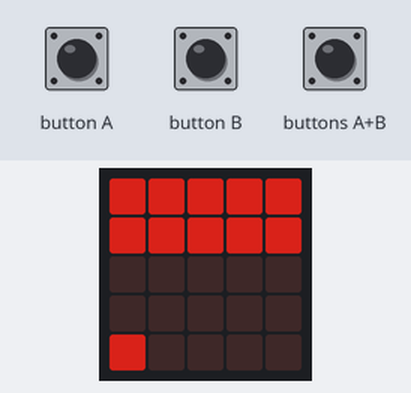
The program below on a simulated BBC micro:bit running MicroPython. Shown: the board's 5×5 LED display. The inputs (shaded band) are chosen by the test bench. Dim RGB values are drawn brighter than linear.

Above: at 1.2 s.
1.3 s: buttons A+B pressed for 0.15 s
At 2.2 s:
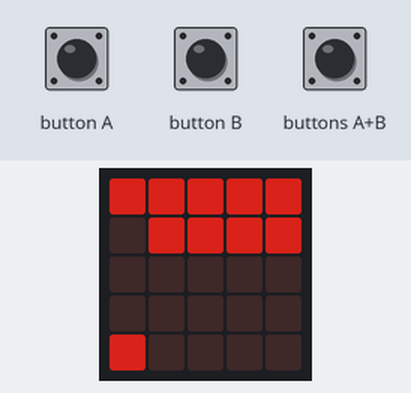
3.0 s: button B pressed for 1 s
At 4.7 s:
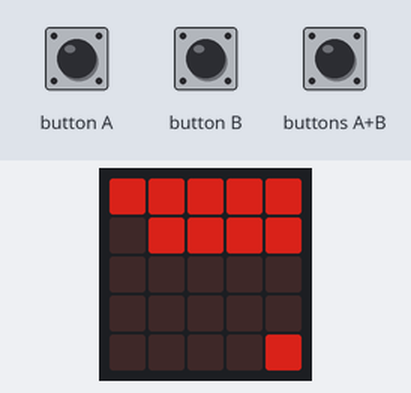
5.5 s: buttons A+B pressed for 1 s
At 7.2 s:
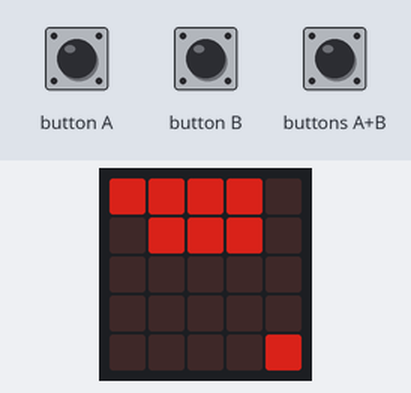
8.0 s: button A pressed for 0.15 s
At 9.3 s:
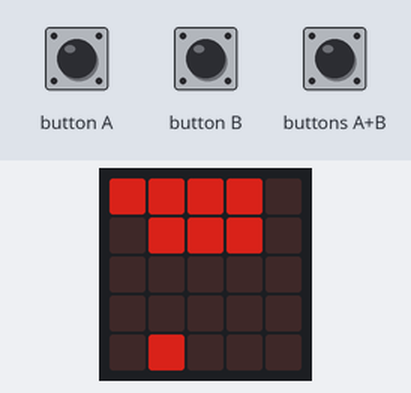
9.6 s: buttons A+B pressed for 3.2 s
At 13.6 s:
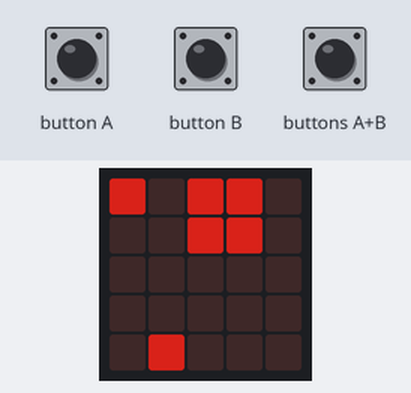
14.3 s: button B pressed for 0.15 s
At 15.3 s:
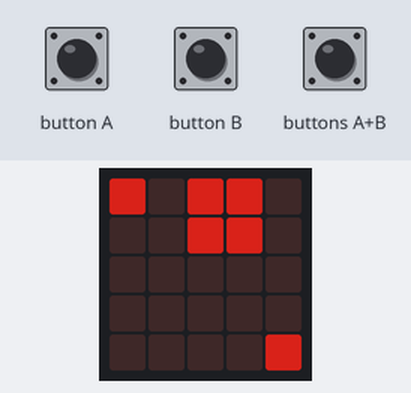

Measured:
- after the input at 1.3 s, the display: first changes after 0.11 s (image 1 shows a later state)
- after the input at 3.0 s, the display: first changes after 0.09 s (image 2 shows a later state)
- after the input at 5.5 s, the display: first changes after 0.08 s (image 3 shows a later state)
- after the input at 8.0 s, the display: first changes after 0.07 s (image 4 shows a later state)
- after the input at 9.6 s, the display: first changes after 0.09 s (image 5 shows a later state)
- after the input at 14.3 s, the display: first changes after 0.10 s (image 6 shows a later state)

The program:

space_invaders_V0.3.py
```python
# Add your Python code here. E.g.
from microbit import *
l1=00000
l2=00000
l3=00000
l4=00000
l5=00000
imagem=str(l1)+":"+str(l2)+":"+str(l3)+":"+str(l4)+":"+str(l5)
#gerador de imagem com  leds programáveis

pos=0
i=0
l=0
c=0
disparo=0;
lista_l1 = [5,5,5,5,5]
lista_l2 = [5,5,5,5,5]
interrompido=0

while True:
    display.show(Image(str(imagem)))
    l1="";
    l2="";
    l3="";
    l4="";
    l5="";

    if button_a.is_pressed() and button_b.is_pressed() and disparo == 0:
        disparo = 1
    else:
        if disparo == 0:
            if button_a.is_pressed() and int(pos) >0:
                pos = int(pos) - 1
            else:
                if button_b.is_pressed() and int(pos) <4:
                    pos = int(pos) + 1

    for l in range(5):
        for c in range(5):
            if(int(l)==1):
                if(int(c) == int(pos) and int(disparo) == 4 and
                int(lista_l2[c])==0):
                    l1 = str(l1) + "0"
                    lista_l1[c] = 0
                    interrompido = 1
                else:
                    l1 = str(l1) + str(lista_l1[c])
            if(int(l)==2):
                if(int(c) == int(pos) and int(disparo) == 3 and lista_l2[c] != 0):
                    l2 = str(l2) + "0"
                    lista_l2[c] = 0
                    interrompido = 1
                else:
                    if(int(c) == int(pos) and int(disparo) == 3 and lista_l2[c] == 0):
                        l2 = str(l2) + "5"
                    else:
                        l2 = str(l2) + str(lista_l2[c])

            if(int(l)==3):
                if(int(c) == int(pos) and int(disparo) == 2):
                    l3 = str(l3) + "5"
                else:
                    l3 = str(l3) + "0"
            if(int(l)==4):
                if(int(c) == int(pos) and int(disparo) == 1):
                    l4 = str(l4) + "5"
                else:
                    l4 = str(l4) + "0"

    if(disparo>0 and disparo<5 and interrompido==0):
        disparo = int(disparo)+1
    else:
        disparo = 0
        interrompido = 0

    for i in range(5):
        if(int(pos) != int(i)):
            l5 = str(l5) + "0"
        else:
            l5 = str(l5) + "5"

    imagem=str(l1)+":"+str(l2)+":"+str(l3)+":"+str(l4)+":"+str(l5)
    sleep(50)
```
